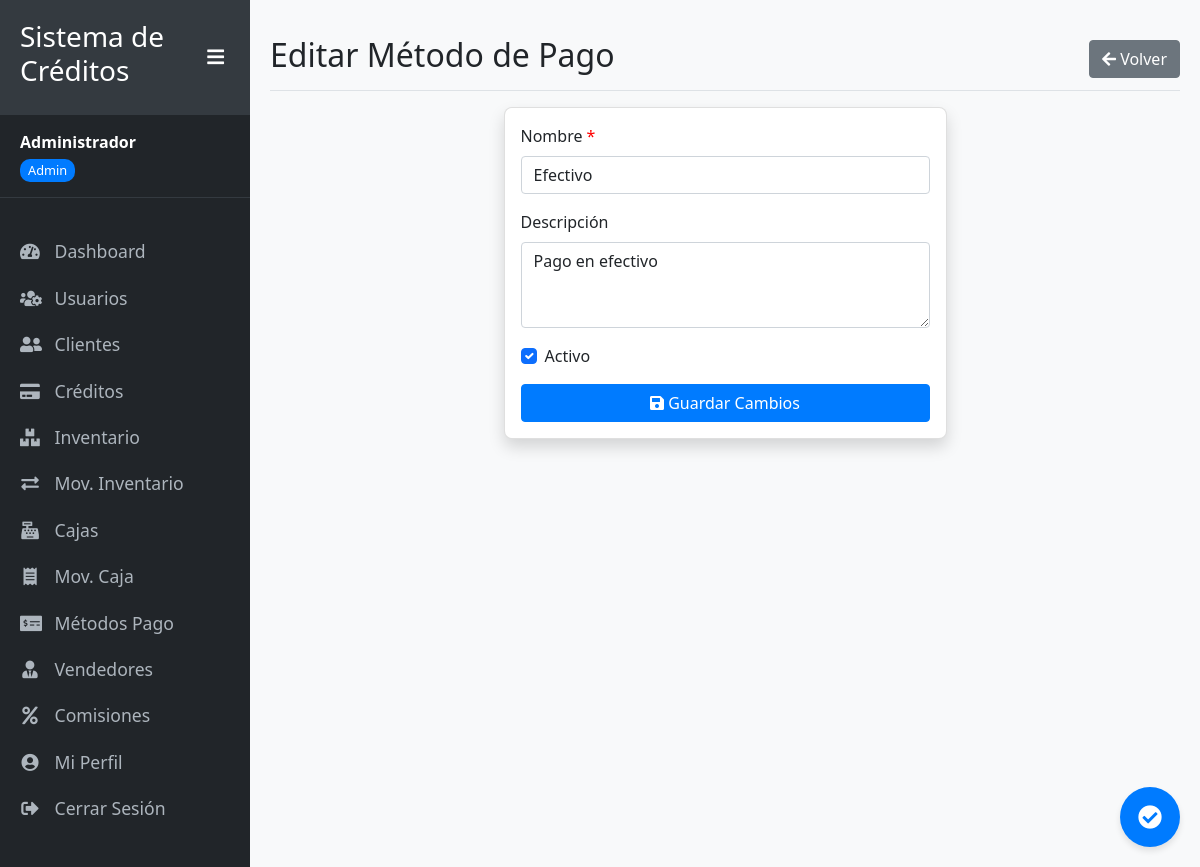
/editar_metodo_pago/1 (signed in), run on the app's committed database.
### app_simple.py (models this page shows, shortened)
class Usuario(UserMixin, db.Model):
    id = db.Column(db.Integer, primary_key=True)
    nombre = db.Column(db.String(100), nullable=False)
    email = db.Column(db.String(100), unique=True, nullable=False)
    password_hash = db.Column(db.String(200), nullable=False)
    rol = db.Column(db.String(20), default='usuario')  # admin, usuario, cobrador, vendedor
    activo = db.Column(db.Boolean, default=True)
    fecha_creacion = db.Column(db.DateTime, default=datetime.utcnow)

class MetodoPago(db.Model):
    id = db.Column(db.Integer, primary_key=True)
    nombre = db.Column(db.String(50), nullable=False)
    descripcion = db.Column(db.String(200))
    activo = db.Column(db.Boolean, default=True)
    pagos = db.relationship('Pago', backref='metodo_pago', lazy=True)
    movimientos_caja = db.relationship('MovimientoCaja', backref='metodo_pago', lazy=True)

### app_simple.py (the view, shortened to what this page needs)
@app.route('/editar_metodo_pago/<int:metodo_id>', methods=['GET', 'POST'])
@login_required
def editar_metodo_pago(metodo_id):
    metodo = MetodoPago.query.get_or_404(metodo_id)
    form = MetodoPagoForm(obj=metodo)
    return render_template('finanzas/form_metodo_pago.html', form=form, metodo=metodo)

### app_simple.py
class MetodoPagoForm(FlaskForm):
    nombre = StringField('Nombre', validators=[DataRequired(), Length(min=2, max=50)])
    descripcion = TextAreaField('Descripción')
    activo = BooleanField('Activo', default=True)
    submit = SubmitField('Guardar')

### app_simple.py (called while the page is built)
@login_manager.user_loader
def load_user(user_id):
    return Usuario.query.get(int(user_id))

### templates/finanzas/form_metodo_pago.html (shortened to what this page needs)
{% extends "layouts/base.html" %}
{% block content %}
<div class="d-flex justify-content-between flex-wrap flex-md-nowrap align-items-center pt-3 pb-2 mb-3 border-bottom">
    <h1 class="h2">{{ 'Editar' if metodo else 'Crear Nuevo' }} Método de Pago</h1>
    <div class="btn-toolbar mb-2 mb-md-0">
        <a href="{{ url_for('metodos_pago') }}" class="btn btn-secondary">
            <i class="fas fa-arrow-left"></i> Volver
        </a>
    </div>
</div>
<div class="row">
    <div class="col-md-8 col-lg-6 mx-auto">
        <div class="card shadow">
            <div class="card-body">
                <form method="POST" action="{{ url_for('editar_metodo_pago', metodo_id=metodo.id) if metodo else url_for('crear_metodo_pago') }}">
                    <div class="mb-3">
                        {{ form.nombre.label(class="form-label required") }}
                        {{ form.nombre(class="form-control" + (" is-invalid" if form.nombre.errors else "")) }}
                    </div>
                    <div class="mb-3">
                        {{ form.descripcion.label(class="form-label") }}
                        {{ form.descripcion(class="form-control" + (" is-invalid" if form.descripcion.errors else ""), rows="3") }}
                    </div>
                    <div class="mb-3 form-check">
                        {{ form.activo(class="form-check-input") }}
                        {{ form.activo.label(class="form-check-label") }}
                    </div>
                    <div class="d-grid gap-2">
                        <button type="submit" class="btn btn-primary">
                            <i class="fas fa-save"></i> {{ 'Guardar Cambios' if metodo else 'Crear Método de Pago' }}
                        </button>
                    </div>
                </form>
            </div>
        </div>
    </div>
</div>
{% endblock %}

### templates/layouts/base.html (shortened to what this page needs)
<!DOCTYPE html>
<html lang="es">
<head>
    <link href="https://cdn.jsdelivr.net/npm/bootstrap@5.1.3/dist/css/bootstrap.min.css" rel="stylesheet">
    <link rel="stylesheet" href="https://cdnjs.cloudflare.com/ajax/libs/font-awesome/5.15.4/css/all.min.css">
    <link rel="stylesheet" href="{{ url_for("static", filename="css/style.css")  }}">
<link rel="stylesheet" href="{{ url_for('static', filename='css/mobile.css') }}">
</head>
<body>
    <div class="wrapper d-flex">
        {% if current_user.is_authenticated %}
        <nav id="sidebar">
            <div class="sidebar-header">
                <h3>Sistema de Créditos</h3>
                <button type="button" id="toggleSidebar" class="d-none d-md-block">
                    <i class="fas fa-bars"></i>
                </button>
            </div>
            <div class="user-info d-none d-md-block">
                <strong>{{ current_user.nombre }}</strong><br>
                <span class="user-role">{{ current_user.rol | capitalize }}</span>
            </div>
            <ul class="list-unstyled components">
                <li data-path="{{ url_for("dashboard") }}">
                    <a href="{{ url_for("dashboard") }}"><i class="fas fa-tachometer-alt"></i> <span class="menu-text">Dashboard</span></a>
                </li>
                {% if current_user.rol == "admin" %}
                <li data-path="{{ url_for("usuarios") }}">
                    <a href="{{ url_for("usuarios") }}"><i class="fas fa-users-cog"></i> <span class="menu-text">Usuarios</span></a>
                </li>
                {% endif %}
                {% if current_user.rol in ["admin", "vendedor"] %}
                <li data-path="{{ url_for("clientes") }}">
                    <a href="{{ url_for("clientes") }}"><i class="fas fa-user-friends"></i> <span class="menu-text">Clientes</span></a>
                </li>
                {% endif %}
                {% if current_user.rol in ["admin", "vendedor"] %}
                <li data-path="{{ url_for("creditos") }}">
                    <a href="{{ url_for("creditos") }}"><i class="fas fa-credit-card"></i> <span class="menu-text">Créditos</span></a>
                </li>
                {% endif %}
                {% if current_user.rol == "admin" %}
                <li data-path="{{ url_for("inventario") }}">
                    <a href="{{ url_for("inventario") }}"><i class="fas fa-boxes"></i> <span class="menu-text">Inventario</span></a>
                </li>
                 <li data-path="{{ url_for("movimientos_inventario") }}">
                    <a href="{{ url_for("movimientos_inventario") }}"><i class="fas fa-exchange-alt"></i> <span class="menu-text">Mov. Inventario</span></a>
                </li>
                {% endif %}
                {% if current_user.rol == "admin" %}
                <li data-path="{{ url_for("cajas") }}">
                    <a href="{{ url_for("cajas") }}"><i class="fas fa-cash-register"></i> <span class="menu-text">Cajas</span></a>
                </li>
                 <li data-path="{{ url_for("movimientos_caja") }}">
                    <a href="{{ url_for("movimientos_caja") }}"><i class="fas fa-receipt"></i> <span class="menu-text">Mov. Caja</span></a>
                </li>
                 <li data-path="{{ url_for("metodos_pago") }}">
                    <a href="{{ url_for("metodos_pago") }}"><i class="fas fa-money-check-alt"></i> <span class="menu-text">Métodos Pago</span></a>
                </li>
                 <li data-path="{{ url_for("vendedores") }}">
                    <a href="{{ url_for("vendedores") }}"><i class="fas fa-user-tie"></i> <span class="menu-text">Vendedores</span></a>
                </li>
                 <li data-path="{{ url_for("comisiones") }}">
                    <a href="{{ url_for("comisiones") }}"><i class="fas fa-percent"></i> <span class="menu-text">Comisiones</span></a>
                </li>
                {% endif %}
                 <li data-path="{{ url_for("perfil") }}">
                    <a href="{{ url_for("perfil") }}"><i class="fas fa-user-circle"></i> <span class="menu-text">Mi Perfil</span></a>
                </li>
                <li>
                    <a href="{{ url_for("logout") }}"><i class="fas fa-sign-out-alt"></i> <span class="menu-text">Cerrar Sesión</span></a>
                </li>
            </ul>
        </nav>
        {% endif %}
        <div id="content" class="{% if not current_user.is_authenticated %}w-100{% endif %}">
            {% block content %}{% endblock %}
            {% if current_user.is_authenticated %}
            <button type="button" id="sync-button" class="sync-button" data-bs-toggle="tooltip" data-bs-placement="left" title="Datos sincronizados">
                <i class="fas fa-check-circle"></i>
            </button>
            {% endif %}
        </div>
    </div>
</body>
</html>

### static/css/style.css (style rules this page uses)
body { font-family: 'Segoe UI', Tahoma, Geneva, Verdana, sans-serif; background-color: #f8f9fa; overflow-x: hidden; }
.wrapper { display: flex; width: 100%; overflow: hidden; }
#sidebar { min-width: 250px; max-width: 250px; min-height: 100vh; background: #212529; color: #fff; transition: all 0.3s; z-index: 1000; }
#sidebar .sidebar-header { padding: 20px; background: #343a40; display: flex; justify-content: space-between; align-items: center; }
#sidebar ul.components { padding: 20px 0; }
#sidebar ul li a { padding: 10px 20px; font-size: 1.1em; display: block; color: #adb5bd; text-decoration: none; transition: all 0.3s; position: relative; white-space: nowrap; }
#sidebar ul li a i { margin-right: 10px; width: 20px; text-align: center; }
.user-info { padding: 15px 20px; border-bottom: 1px solid #343a40; margin-bottom: 10px; white-space: nowrap; overflow: hidden; text-overflow: ellipsis; }
.user-role { display: inline-block; font-size: 0.8em; padding: 2px 8px; border-radius: 10px; background-color: #007bff; color: white; margin-top: 5px; }
#content { width: 100%; padding: 20px; min-height: 100vh; transition: all 0.3s; overflow-y: auto; }
#toggleSidebar { background: transparent; border: none; color: white; font-size: 1.2em; cursor: pointer; }
.card { border-radius: 0.5rem; box-shadow: 0 0.125rem 0.25rem rgba(0, 0, 0, 0.075); margin-bottom: 1.5rem; }
.form-label.required::after { content: " *"; color: red; }
.btn { border-radius: 0.25rem; font-weight: 500; }
.btn-primary { background-color: #007bff; border-color: #007bff; }
.sync-button { position: fixed; bottom: 20px; right: 20px; width: 60px; height: 60px; border-radius: 50%; background-color: #007bff; color: white; display: flex; justify-content: center; align-items: center; box-shadow: 0 4px 6px rgba(0, 0, 0, 0.1); z-index: 1000; cursor: pointer; border: none; }
.sync-button i { font-size: 24px; }
body { padding-top: 60px; }
@media (min-width: 768px) { body { padding-top: 0; } }

### data on the page
Usuario: nombre "Administrador", rol "Admin"
MetodoPago: nombre "Efectivo", descripcion "Pago en efectivo", activo "☑"

### other printed values
{{ 'Editar' if metodo else 'Crear Nuevo' }} "Editar"
{{ 'Guardar Cambios' if metodo else 'Crear Método de Pago' }} "Guardar Cambios"
